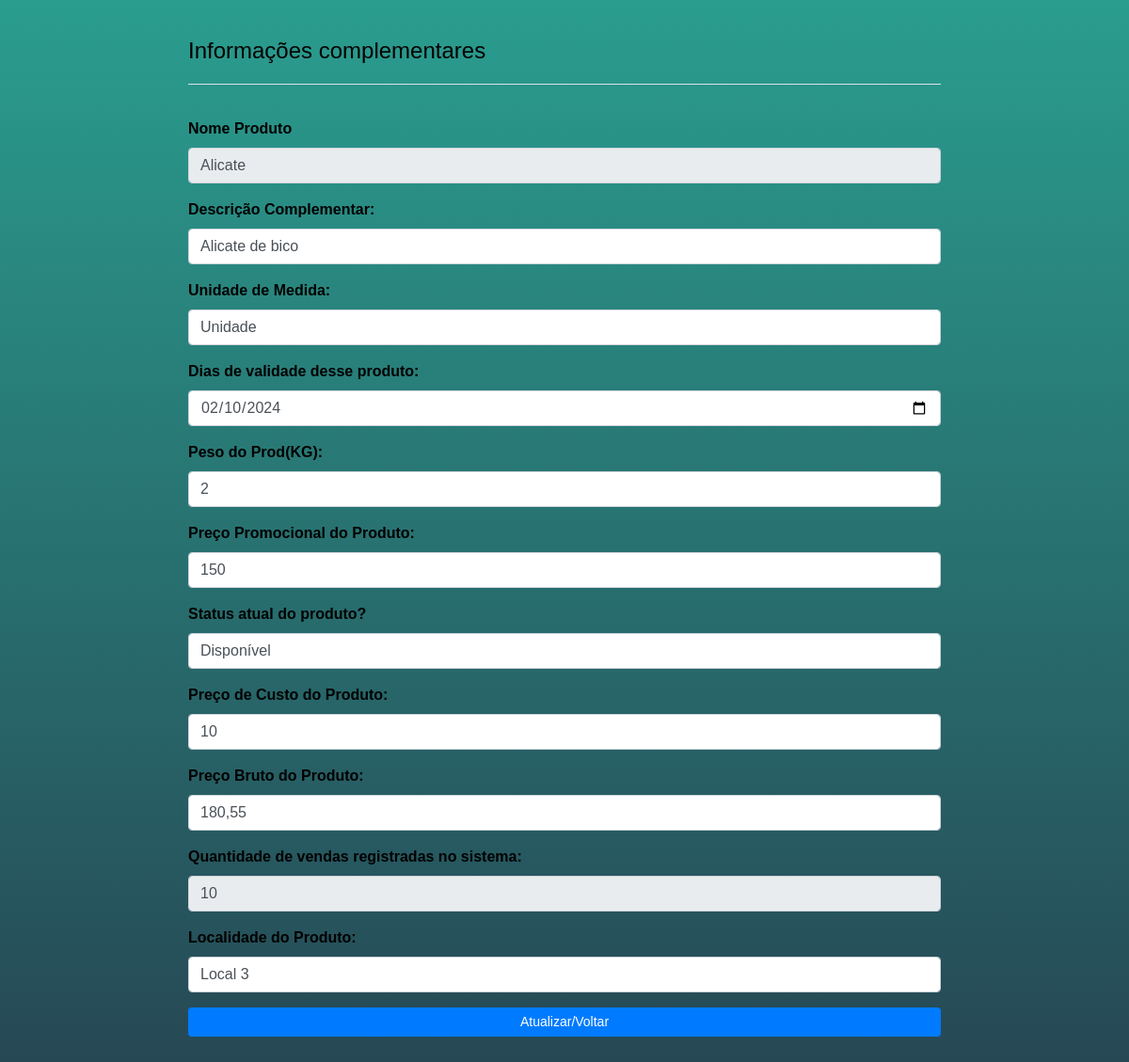
The app's page /info_prod.php?id=57 (signed in) with its own data.
### tables this page shows
CREATE TABLE `estoque` (
  `IdProduto` int(11) NOT NULL,
  `Numero` varchar(50) NOT NULL,
  `Nome` varchar(200) NOT NULL,
  `precovenda` varchar(150) NOT NULL,
  `Quantidade` int(11) DEFAULT NULL,
  `Categoria` varchar(100) DEFAULT NULL,
  `Fornecedor` varchar(100) DEFAULT NULL,
  `descProd` varchar(500) DEFAULT NULL,
  `vencProd` varchar(150) DEFAULT NULL,
  `unidade_estoque` varchar(40) DEFAULT NULL,
  `peso` varchar(20) DEFAULT NULL,
  `precoPromocional` varchar(150) DEFAULT NULL,
  `status_prod` varchar(150) DEFAULT NULL,
  `preco_custo` varchar(150) DEFAULT NULL,
  `preco_bruto` varchar(150) DEFAULT NULL,
  `qntVendas` varchar(15) DEFAULT NULL,
  `deletado` char(1) DEFAULT NULL,
  `id_reg_delet` int(5) DEFAULT NULL,
  `localEstoq` varchar(150) DEFAULT NULL,
  `img_prod` varchar(150) DEFAULT NULL,
  `catalogo` enum('s','n') NOT NULL DEFAULT 'n',
  `promocao` char(1) DEFAULT 'N'
);

### info_prod.php (the view, shortened to what this page needs)
<?php
include_once 'conexao.php';
include_once('head.php');
$id = $_GET['id'];
?>
<div style="padding:20px 0;max-width:800px" class="container">
    <h4 style="padding:0 0 20px 0;margin-bottom:35px;" class="border-bottom">Informações complementares</h4>
    <form action="atualizar_info_prod.php" method="POST">
        <?php
        $sql = "SELECT * FROM estoque WHERE IdProduto = $id";
        $retorno = mysqli_query($conexao, $sql);
        while ($array = mysqli_fetch_array($retorno, MYSQLI_ASSOC)) {
            $nome = $array['Nome'];
            $descProd = $array['descProd'];
            $vencProd = $array['vencProd'];
            $unidade_estoque = $array['unidade_estoque'];
            $peso = $array['peso'];
            $precoPromocional = $array['precoPromocional'];
            $status_prod = $array['status_prod'];
            $preco_custo = $array['preco_custo'];
            $preco_bruto = $array['preco_bruto'];
            $qntVendas = $array['qntVendas'];
            $localEstoq = $array['localEstoq'];
            ?>
            <div class="form-group">
                <label for="nomeProduto">Nome Produto</label>
                <input type="text" class="form-control" id="nomeProduto" name="nomeProduto"
                    placeholder="Digite o nome do produto" readonly autocomplete="off" value="<?= $nome ?> ">
            </div>
            <div class="form-group">
                <label for="descProd">Descrição Complementar:</label>
                <input type="text" class="form-control" id="descProd" name="descProd" placeholder="Descrição do Produto"
                    required autocomplete="off" value="<?= $descProd ?>">
            </div>
            <div class="form-group">
                <label for="unidade_estoque">Unidade de Medida: </label>
                <input type="text" class="form-control" id="unidade_estoque" name="unidade_estoque"
                    placeholder="Unid, litro, caixa.." required autocomplete="off" value="<?= $unidade_estoque ?>">
            </div>
            <div class="form-group">
                <label for="vencProd">Dias de validade desse produto:</label>
                <input type="date" class="form-control" id="vencProd" name="vencProd"
                    placeholder="Quantos dias esse produto tem de validade?" autocomplete="off" value="<?= $vencProd ?>">
            </div>
            <div class="form-group">
                <label for="peso">Peso do Prod(KG): </label>
                <input type="text" class="form-control" id="peso" name="peso"
                    placeholder="Peso do prod por uma unid de medida?" autocomplete="off" value="<?= $peso ?>">
            </div>
            <div class="form-group">
                <label for="precoPromocional">Preço Promocional do Produto: </label>
                <input type="text" class="form-control" id="precoPromocional" name="precoPromocional"
                    placeholder="Preço Promocional do produto?" step="0.01" autocomplete="off"
                    value="<?= $precoPromocional ?>">
            </div>
            <div class="form-group">
                <label for="status_prod">Status atual do produto?</label>
                <input type="text" class="form-control" id="status_prod" name="status_prod"
                    placeholder="Estragado, manutenção, em uso, etc.." autocomplete="off" value="<?= $status_prod ?>">
            </div>
            <div class="form-group">
                <label for="preco_custo">Preço de Custo do Produto: </label>
                <input type="text" class="form-control" id="preco_custo" name="preco_custo"
                    placeholder="Preço de custo do produto?" step="0.01" autocomplete="off" value="<?= $preco_custo ?>">
            </div>
            <div class="form-group">
                <label for="preco_bruto">Preço Bruto do Produto: </label>
                <input type="text" class="form-control" id="preco_bruto" name="preco_bruto"
                    placeholder="Preço Bruto do produto?" step="0.01" autocomplete="off" value="<?= $preco_bruto ?>">
            </div>
            <div class="form-group">
                <label for="preco_bruto">Quantidade de vendas registradas no sistema: </label>
                <input type="text" class="form-control" id="qntVendas" name="qntVendas"
                    placeholder="No registry" step="0.01" autocomplete="off" value="<?= $qntVendas ?>" readonly>
            </div>
            <div class="form-group">
                <label for="localEstoq">Localidade do Produto: </label>
                <input type="text" class="form-control" id="localEstoq" name="localEstoq"
                    placeholder="Qual a Localidade do produto na Loja?" autocomplete="off" value="<?= $localEstoq ?>">
            </div>
            <button type="submit" class="btn-enviar btn btn-primary btn-sm btn-block">Atualizar/Voltar</button>
        <?php } ?>
    </form>
</div>

### records on screen
estoque: nomeProduto "Alicate", descProd "Alicate de bico", unidade_estoque "Unidade", vencProd "02/10/2024", peso "2", precoPromocional "150", status_prod "Disponível", preco_custo "10", preco_bruto "180,55", qntVendas "10", localEstoq "Local 3"
